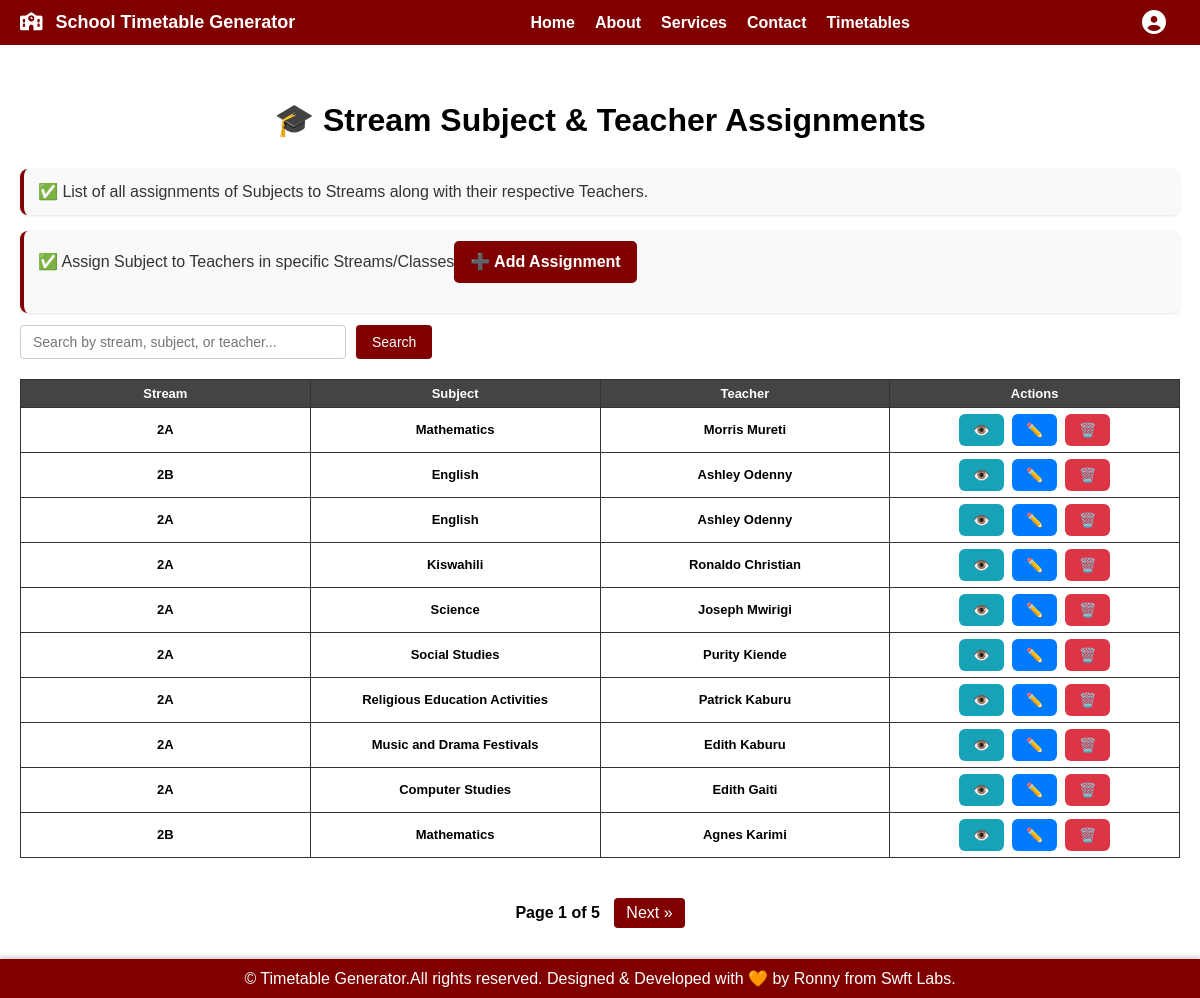
Screenshot of /timetables/assignments/ (signed in) with the database file from the repository.
### timetables/models.py (models this page shows, shortened)
class StreamSubjectTeacher(models.Model):
    stream = models.ForeignKey(Stream, on_delete=models.CASCADE)
    subject = models.ForeignKey(Subject, on_delete=models.CASCADE)
    teacher = models.ForeignKey(Teacher, on_delete=models.CASCADE)

class Stream(models.Model):
    school_class = models.ForeignKey(SchoolClass, on_delete=models.CASCADE, related_name='streams')
    name = models.CharField(max_length=10)  # e.g., "A"
    def __str__(self):
        return f"{self.school_class.name}{self.name}"

class SchoolClass(models.Model):
    school = models.ForeignKey('accounts.School', on_delete=models.CASCADE, related_name='classes',default=1)
    name = models.CharField(max_length=50)

class Subject(models.Model):
    name = models.CharField(max_length=100)
    def __str__(self):
        return self.name

class Teacher(models.Model):
    name = models.CharField(max_length=100)
    teacher_id = models.CharField(max_length=20, unique=True)
    def __str__(self):
        return self.name

### timetables/views.py (the view)
# urls.py: path('assignments/', views.list_assignments, name='assignments'),
@login_required
def list_assignments(request):
    query = request.GET.get('q', '')
    assignments = StreamSubjectTeacher.objects.select_related('stream', 'subject', 'teacher')
    if query:
        assignments = assignments.filter(
            Q(stream__name__icontains=query) |
            Q(subject__name__icontains=query) |
            Q(teacher__name__icontains=query)
        )
    paginator = Paginator(assignments, 10)
    page_number = request.GET.get('page')
    page_obj = paginator.get_page(page_number)
    return render(request, 'list_assignments.html', {'assignments': page_obj, 'query': query, 'page_obj': page_obj})

### templates/list_assignments.html (shortened to what this page needs)
{% extends 'base.html' %}
{% block content %}
<h1>🎓 Stream Subject & Teacher Assignments</h1>
<p>✅ List of all assignments of Subjects to Streams along with their respective Teachers.</p>
<p>✅ Assign Subject to  Teachers  in specific Streams/Classes<a href="{% url 'add_assignment' %}" class="btn-global">➕ Add Assignment</a> </p>
<form method="get" class="search-form">
    <input type="text" name="q" placeholder="Search by stream, subject, or teacher..." value="{{ query|default:'' }}">
    <button type="submit">Search</button>
</form>
<table>
    <thead>
        <tr>
            <th>Stream</th>
            <th>Subject</th>
            <th>Teacher</th>
                <th>Actions</th>
        </tr>
    </thead>
    <tbody>
        {% for assignment in assignments %}
        <tr>
            <td>{{ assignment.stream }}</td>
            <td>{{ assignment.subject }}</td>
            <td>{{ assignment.teacher }}</td>
             <td>
  <a href="{% url 'view_assignment' assignment.id %}" class="action-btn view">👁️</a>
  <a href="{% url 'edit_assignment' assignment.id %}" class="action-btn edit">✏️</a>
  <a href="{% url 'delete_assignment' assignment.id %}" class="action-btn delete">🗑️</a>
</td>
        </tr>
        {% empty %}
        <tr>
            <td colspan="3">No assignments found.</td>
        </tr>
        {% endfor %}
    </tbody>
</table>
{% if page_obj.has_other_pages %}
<div class="pagination">
  <span>Page {{ page_obj.number }} of {{ page_obj.paginator.num_pages }}</span>
  {% if page_obj.has_next %}
    <a href="?page={{ page_obj.next_page_number }}{% if query %}&q={{ query }}{% endif %}">Next &raquo;</a>
  {% endif %}
</div>
{% endif %}
{% endblock %}

### static/css/style.css (style rules this page uses)
body { font-family: Arial, sans-serif; margin: 0; padding-top: 60px; overflow-x: hidden; }
.search-form { margin-bottom: 20px; display: flex; justify-content: flex-start; gap: 10px; }
.search-form input[type="text"] { padding: 8px 12px; font-size: 14px; border: 1px solid #ccc; border-radius: 4px; width: 300px; }
.search-form button { padding: 8px 16px; font-size: 14px; background: maroon; color: white; border: none; border-radius: 4px; cursor: pointer; transition: background 0.2s ease; }
.btn-global { display: inline-block; background: maroon; color: white; padding: 8px 16px; border-radius: 5px; text-decoration: none; font-weight: bold; transition: background 0.2s ease-in-out; margin-bottom: 20px; }
main p { font-size: 16px; line-height: 1.6; color: #333; margin-bottom: 12px; background: #f9f9f9; border-left: 4px solid maroon; padding: 10px 14px; border-radius: 8px; box-shadow: 0 1px 3px rgba(0,0,0,0.1); }
main p a { color: maroon; font-weight: 600; text-decoration: none; transition: 0.3s ease; }
h1 { text-align: center; margin-bottom: 30px; font-weight: bold; }
table { border-collapse: collapse; width: 100%; margin-bottom: 40px; background: white; table-layout: fixed; }
th, td { border: 1px solid #333; text-align: center; padding: 6px; font-size: 13px; font-weight: bold; word-wrap: break-word; }
th { background: #444; color: white; }
.action-btn { display: inline-block; padding: 4px 8px; margin: 0 2px; border-radius: 4px; text-decoration: none; font-size: 14px; transition: background 0.2s ease-in-out; }
.action-btn.view { background: #17a2b8; color: white; }
.action-btn.edit { background: #ffc107; color: black; }
.action-btn.delete { background: #dc3545; color: white; }
.pagination { text-align: center; margin-top: 20px; }
.pagination a { display: inline-block; margin: 0 5px; padding: 6px 12px; color: white; background: maroon; border-radius: 4px; text-decoration: none; }
.pagination span { margin: 0 5px; font-weight: bold; }
.action-btn { display: inline-block; padding: 8px 14px; border-radius: 6px; text-decoration: none; font-weight: bold; color: white; }
.action-btn.edit { background: #007bff; }
.action-btn.delete { background: #dc3545; }
.action-btn.view { background: #17a2b8; }

### rows the page displays
StreamSubjectTeacher: stream "2A", subject "Mathematics", teacher "Morris Mureti"
StreamSubjectTeacher: stream "2B", subject "English", teacher "Ashley Odenny"
StreamSubjectTeacher: stream "2A", subject "English", teacher "Ashley Odenny"
StreamSubjectTeacher: stream "2A", subject "Kiswahili", teacher "Ronaldo Christian"
StreamSubjectTeacher: stream "2A", subject "Science", teacher "Joseph Mwirigi"
StreamSubjectTeacher: stream "2A", subject "Social Studies", teacher "Purity Kiende"
StreamSubjectTeacher: stream "2A", subject "Religious Education Activities", teacher "Patrick Kaburu"
StreamSubjectTeacher: stream "2A", subject "Music and Drama Festivals", teacher "Edith Kaburu"
StreamSubjectTeacher: stream "2A", subject "Computer Studies", teacher "Edith Gaiti"
StreamSubjectTeacher: stream "2B", subject "Mathematics", teacher "Agnes Karimi"

### other values shown
{{ page_obj.number }} "1"
{{ page_obj.paginator.num_pages }} "5"
